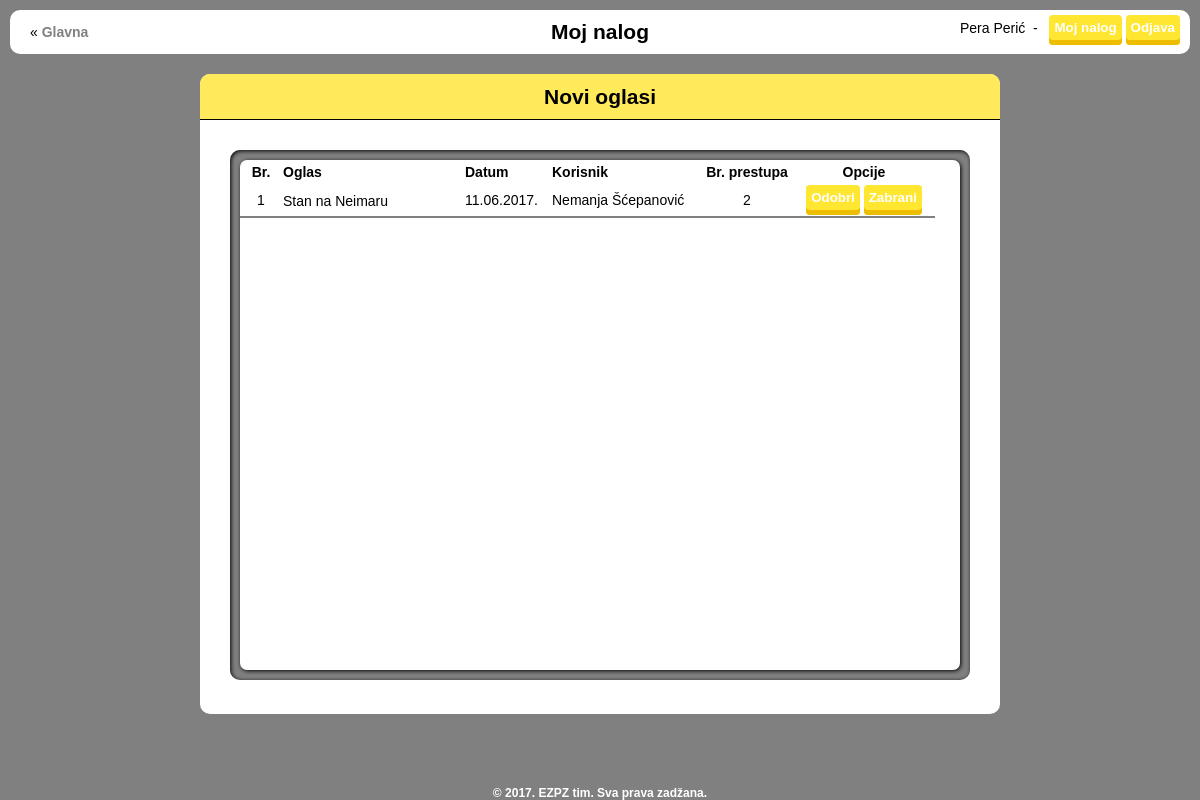
The page /admin.php (signed in) on the database its author committed.
### tables this page shows
CREATE TABLE `oglas` (
  `id` int(11) NOT NULL,
  `Naziv` varchar(128) NOT NULL,
  `Mesto` varchar(30) NOT NULL,
  `Ulica` varchar(50) NOT NULL,
  `Cena1Dan` double NOT NULL,
  `CenaMesec` double NOT NULL,
  `Kvadratura` int(11) NOT NULL,
  `Tip` varchar(16) NOT NULL,
  `BrSoba` double NOT NULL,
  `Namestenost` varchar(12) NOT NULL,
  `Grejanje` varchar(12) NOT NULL,
  `Ljubimci` varchar(12) NOT NULL,
  `KontaktTelefon` varchar(12) NOT NULL,
  `DatumObjave` timestamp NOT NULL DEFAULT CURRENT_TIMESTAMP ON UPDATE CURRENT_TIMESTAMP,
  `Opis` mediumtext NOT NULL,
  `Podrum` tinyint(1) NOT NULL,
  `Parking` tinyint(1) NOT NULL,
  `Garaza` tinyint(1) NOT NULL,
  `Klima` tinyint(1) NOT NULL,
  `Terasa` tinyint(1) NOT NULL,
  `Kablovska` tinyint(1) NOT NULL,
  `Internet` tinyint(1) NOT NULL,
  `Telefon` tinyint(1) NOT NULL,
  `Lift` tinyint(1) NOT NULL,
  `Bazen` tinyint(1) NOT NULL,
  `Alarm` tinyint(1) NOT NULL,
  `Dvoriste` tinyint(1) NOT NULL,
  `Uizgradnji` tinyint(1) NOT NULL,
  `Novogradnja` tinyint(1) NOT NULL,
  `Status` varchar(12) NOT NULL,
  `idKorisnika` int(11) NOT NULL
);

### app/controllers/Controller.php (called while the page is built, shortened)
<?php
	class Controller {
		function model($model) {
			return new $model();
		}
		function view($view, $data = []) {
			require_once $_SERVER['DOCUMENT_ROOT'] . "/psi/app/views/" . $view . ".php";
		}
	}

### app/controllers/userController.php (called while the page is built, shortened)
<?php
	require_once 'Controller.php';
	class UserController extends Controller {
		private $conn;
		function __construct() {
			include("db_config.php");
			$this->conn = $conn;
		}
		function generateAdminPage() {
			$add = $this->model("Add");
			$arr = $add->getForAdminPage($this->conn);
			$this->view("adminView", $arr);
		}
	}
?>

### admin.php (called while the page is built)
<?php
	require_once "app/controllers/userController.php";
	$cont = new UserController();
	$cont->generateAdminPage();
?>

### app/models/Add.php (called while the page is built, shortened)
<?php
	class Add {
		function getForAdminPage($conn) {
			$sql = "SELECT g.id, g.Naziv, g.DatumObjave, g.idKorisnika, g.name, g.surname, COUNT(p.id) AS brprestupa FROM (SELECT o.id, o.Naziv, o.DatumObjave, o.idKorisnika, u.name, u.surname FROM oglas AS o, users AS u WHERE o.status = 'Čeka potvrdu' AND u.id = o.idKorisnika) AS g LEFT JOIN prestup as p ON g.idKorisnika = p.idKorisnika AND p.jeVeliki = 1 GROUP BY g.id";
			$stmt = $conn->prepare($sql);
			$stmt->execute();
			$result = $stmt->get_result();
			return $result;
		}
	}
?>

### app/views/adminView.php (the view, shortened to what this page needs)
<!DOCTYPE html>
<html>
<head>
	<link rel="stylesheet" type="text/css" href="./css/admin.css">
</head>
<body>
	<div id="nav">
		<div id="backhome" class="middle">
			<div id="home">&laquo; <a href="./" title="Nazad na glavnu stranicu">Glavna</a></div>
		</div>
		<div class="center"><h2>Moj nalog</h2></div>
		<div id="account-button-holder">
			<span style="vertical-align: middle;"><?php echo $_SESSION['username']." ".$_SESSION['usersurname'];?>&nbsp;&nbsp;-&nbsp;&nbsp;</span>
			<a href="./nalog.php" title="Moj nalog"><button class="button">Moj nalog</button></a>
			<a href="./logout.php" title="Odjava sa mog naloga"><button class="button">Odjava</button></a>
		</div>
	</div>
	<div id="wrapper">
		<div class="header">
			<div class="center">
				<h2>Novi oglasi</h2>
			</div>
		</div>
		<div id="table-holder-outer">
			<div id="table-holder-inner">
				<table class="table" style="margin-top: 3px; margin-bottom: 3px;">
					<tr>
						<th align="center" width="40px">Br.</th>
						<th width="180px">Oglas</th>
						<th width="85px">Datum</th>
						<th>Korisnik</th>
						<th width="90px" align="center">Br. prestupa</th>
						<th align="center" width="140px">Opcije</th>
					</tr>
				</table>
				<div style="overflow-y: scroll; height: calc(100% - 25px); width: calc(100% - 8px);">
					<table class="table">
<?php
	if ($data->num_rows > 0) {
		$i = 1;
		while ($row = $data->fetch_assoc()) {
?>
			<tr>
				<td align="center" width="40px"><?php echo "$i";?></td>
				<td width="180px"><a target="_blank" class="ellipsis" href="./oglasi/<?php echo $row['id'];?>"><?php echo $row['Naziv'];?></a></td>
				<td width="85px"><?php echo date( "d.m.Y.", strtotime($row['DatumObjave']));?></td>
				<td><?php echo $row['name']. " ". $row['surname'];?></td>
				<td width="90px" align="center"><?php echo $row["brprestupa"];?></td>
				<td align="center" width="140px">
					<button title="Odobri oglas" onclick="openpopup(event, <?php echo $row['id'];?>)" class="button tablebutton">Odobri</button>
					<button title="Zabrani oglas" onclick="openspecialpopup(event, <?php echo $row['id'];?>)" class="button tablebutton">Zabrani</button>
				</td>
			</tr>
<?php
			$i++;
		}
	}
	else {
		echo '<div class="center">Nema novih/izmenjenih oglasa za pregled.</div>';
	}
?>
					</table>
				</div>
			</div>
		</div>
	</div>
	<div id="copywright">&copy; <?php echo date("Y");?>. EZPZ tim. Sva prava zadžana.</div>
</body>
</html>

### css/admin.css (style rules this page uses)
body { padding: 0; margin: 0; font-family: arial; background-color: gray; font-size: 14px; }
.button { padding: 5px; padding-bottom: 10px; color: white; cursor: pointer; border-radius: 4px; font-family: arial; font-weight: 900; border: none; box-shadow: inset 0px -5px #edbd02; -webkit-box-shadow: inset 0px -5px #edbd02; background-color: #ffe630; }
#wrapper { background-color: white; width: 800px; height: 80vh; border-radius: 10px; text-align: center; margin: 0 auto; margin-top: 20px; }
#wrapper a { color: black; text-decoration: none; }
#backhome { padding: 10px; }
#home { position: relative; }
#home a { color: gray; font-weight: bolder; text-decoration: none; }
#account-button-holder { padding: 5px 10px 5px 10px; position: absolute; top: 0; right: 0; }
.center { position: absolute; top: 50%; left: 50%; transform: translate(-50%, -50%); -webkit-transform: translate(-50%, -50%); -moz-transform: translate(-50%, -50%); -o-transform: translate(-50%, -50%); }
.middle { position: absolute; top: 50%; transform: translate(0, -50%); -webkit-transform: translate(0, -50%); -moz-transform: translate(0, -50%); -o-transform: translate(0, -50%); }
#nav { margin-top: 10px; margin-left: 10px; margin-right: 10px; padding: 10px; height: 24px; background-color: white; position: relative; border-radius: 10px; }
#copywright { width: 100%; color: white; font-weight: 600; font-size: 12px; position: absolute; bottom: 0; text-align: center; }
.header { background-color: #ffea5b; border-bottom: 1px solid black; border-radius: 10px 10px 0 0; height: 45px; position: relative; }
#table-holder-outer { margin: 30px; margin-bottom: 0; background-color: gray; height: calc(100% - 110px); position: relative; border-radius: 10px; box-shadow: inset 1px 1px 4px black; }
#table-holder-inner { margin: 10px; background-color: white; display: inline-block; width: calc(100% - 20px); height: calc(100% - 20px); border-radius: 7px; box-shadow: 1px 1px 4px black; }
.table { width: 695px; border-collapse:collapse; text-align: left; border-radius: 7px; }
td { border-bottom: 2px solid gray; }
.ellipsis { display: inline-block; vertical-align: middle; text-overflow: ellipsis; white-space: nowrap; overflow: hidden; width: 180px; }

### rows shown on the page
oglas: Naziv "Stan na Neimaru", DatumObjave "11.06.2017.", name "Nemanja", surname "Šćepanović", brprestupa "2"

### other values the page prints
$_SESSION['username'] "Pera"
$_SESSION['usersurname'] "Perić"
